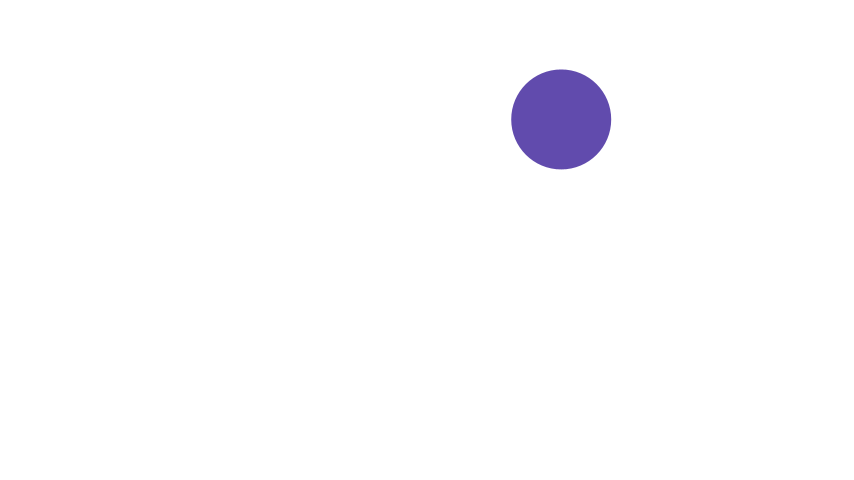
Frame 1 (no input)
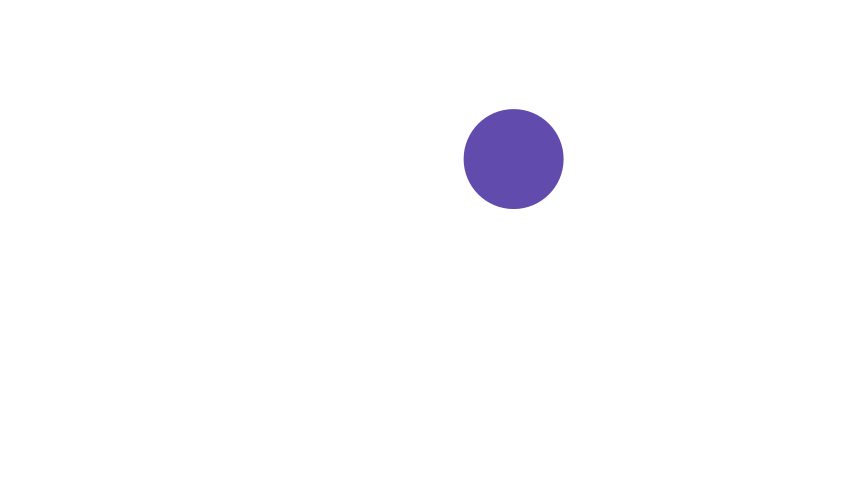
Frame 60 (the mouse pressed at the canvas centre just before this capture)
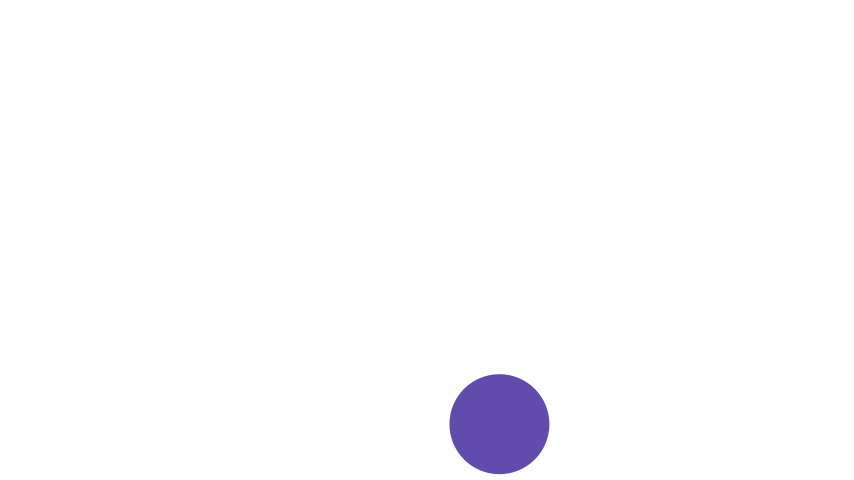
Frame 120 (the mouse held since frame 60 and released just before this capture)

The Processing sketch that drew these frames (run headless with seeded random() and noise(); from frame 60 on, the mouse is pressed at the canvas centre):

// Processing sketch: boundBall_160612e
// ── boundBall_160612e.pde
class PVector_{
  float x , y;
  
  PVector_(float x_ ,float y_){
    x = x_;
    y = y_;
  }
  void add(PVector_ v){
    x += v.x;
    y += v.y;
  }
}
class Mover{
  PVector_ location;
  PVector_ velocity;
  
  Mover(){
    location = new PVector_(random(width) , random(height));
    velocity = new PVector_(random(-10 , 10) , random(-10 , 10));
  }
  void update(){
    location.add(velocity);
    if(location.x < 0 || location.x > width){
      if(location.x < 0) location.x = 0;
      else location.x = width;
      velocity.x *= random(1) < 0.5 ? random(-2 , -1) : random(-1 , -0.5);
    }
    if(location.y < 0 || location.y > height){
      if(location.y < 0) location.y = 0;
      else location.y = height;
      velocity.y *= random(1) < 0.5 ? random(-2 , -1) : random(-1 , -0.5);
    }
    println(velocity.y);
  }
  void display(){
    fill(#614BAD);
    noStroke();
    ellipse(location.x , location.y , 100 , 100);
  }
  void disdate(){
    update();display();
  }
}
Mover mover;

void setup(){
  size(854 , 480);
  smooth();
  mover = new Mover();
}
void draw(){
  background(255);
  
  mover.disdate();
}
